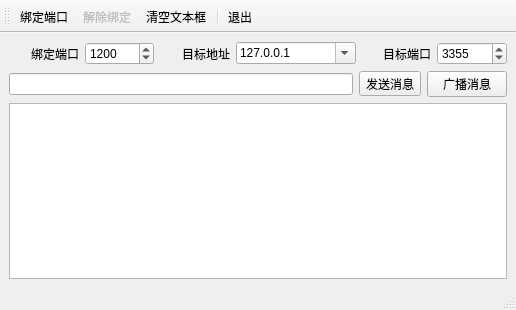
<?xml version="1.0" encoding="UTF-8"?>
<ui version="4.0">
 <class>MainWindow</class>
 <widget class="QMainWindow" name="MainWindow">
  <property name="geometry">
   <rect>
    <x>0</x>
    <y>0</y>
    <width>516</width>
    <height>310</height>
   </rect>
  </property>
  <property name="windowTitle">
   <string>MainWindow</string>
  </property>
  <widget class="QWidget" name="centralwidget">
   <layout class="QGridLayout" name="gridLayout">
    <item row="0" column="0">
     <layout class="QHBoxLayout" name="horizontalLayout">
      <item>
       <widget class="QLabel" name="label">
        <property name="text">
         <string>绑定端口</string>
        </property>
        <property name="alignment">
         <set>Qt::AlignRight|Qt::AlignTrailing|Qt::AlignVCenter</set>
        </property>
       </widget>
      </item>
      <item>
       <widget class="QSpinBox" name="spinBindPort">
        <property name="minimum">
         <number>1</number>
        </property>
        <property name="maximum">
         <number>65535</number>
        </property>
        <property name="value">
         <number>1200</number>
        </property>
       </widget>
      </item>
      <item>
       <widget class="QLabel" name="label_3">
        <property name="text">
         <string>目标地址</string>
        </property>
        <property name="alignment">
         <set>Qt::AlignRight|Qt::AlignTrailing|Qt::AlignVCenter</set>
        </property>
       </widget>
      </item>
      <item>
       <widget class="QComboBox" name="comboTargetIP">
        <property name="minimumSize">
         <size>
          <width>120</width>
          <height>0</height>
         </size>
        </property>
        <property name="editable">
         <bool>true</bool>
        </property>
        <property name="duplicatesEnabled">
         <bool>false</bool>
        </property>
        <item>
         <property name="text">
          <string>127.0.0.1</string>
         </property>
        </item>
       </widget>
      </item>
      <item>
       <widget class="QLabel" name="label_4">
        <property name="text">
         <string>目标端口</string>
        </property>
        <property name="alignment">
         <set>Qt::AlignRight|Qt::AlignTrailing|Qt::AlignVCenter</set>
        </property>
       </widget>
      </item>
      <item>
       <widget class="QSpinBox" name="spinTargetPort">
        <property name="minimum">
         <number>1</number>
        </property>
        <property name="maximum">
         <number>65535</number>
        </property>
        <property name="value">
         <number>3355</number>
        </property>
       </widget>
      </item>
     </layout>
    </item>
    <item row="1" column="0">
     <layout class="QHBoxLayout" name="horizontalLayout_2">
      <item>
       <widget class="QLineEdit" name="editMsg"/>
      </item>
      <item>
       <widget class="QToolButton" name="btnSend">
        <property name="text">
         <string>发送消息</string>
        </property>
       </widget>
      </item>
      <item>
       <widget class="QPushButton" name="btnBroadcast">
        <property name="text">
         <string>广播消息</string>
        </property>
       </widget>
      </item>
     </layout>
    </item>
    <item row="2" column="0">
     <widget class="QPlainTextEdit" name="plainTextEdit"/>
    </item>
   </layout>
  </widget>
  <widget class="QStatusBar" name="statusbar"/>
  <widget class="QToolBar" name="toolBar">
   <property name="windowTitle">
    <string>toolBar</string>
   </property>
   <property name="toolButtonStyle">
    <enum>Qt::ToolButtonTextUnderIcon</enum>
   </property>
   <attribute name="toolBarArea">
    <enum>TopToolBarArea</enum>
   </attribute>
   <attribute name="toolBarBreak">
    <bool>false</bool>
   </attribute>
   <addaction name="actStart"/>
   <addaction name="actStop"/>
   <addaction name="actClear"/>
   <addaction name="separator"/>
   <addaction name="actQuit"/>
  </widget>
  <action name="actStart">
   <property name="icon">
    <iconset resource="res.qrc">
     <normaloff>:/images/images/620.bmp</normaloff>:/images/images/620.bmp</iconset>
   </property>
   <property name="text">
    <string>绑定端口</string>
   </property>
   <property name="toolTip">
    <string>绑定UDP监听端口</string>
   </property>
  </action>
  <action name="actStop">
   <property name="enabled">
    <bool>false</bool>
   </property>
   <property name="icon">
    <iconset resource="res.qrc">
     <normaloff>:/images/images/624.bmp</normaloff>:/images/images/624.bmp</iconset>
   </property>
   <property name="text">
    <string>解除绑定</string>
   </property>
   <property name="toolTip">
    <string>解除绑定</string>
   </property>
  </action>
  <action name="actQuit">
   <property name="icon">
    <iconset resource="res.qrc">
     <normaloff>:/images/images/132.bmp</normaloff>:/images/images/132.bmp</iconset>
   </property>
   <property name="text">
    <string>退出</string>
   </property>
   <property name="toolTip">
    <string>退出本程序</string>
   </property>
  </action>
  <action name="actClear">
   <property name="icon">
    <iconset resource="res.qrc">
     <normaloff>:/images/images/212.bmp</normaloff>:/images/images/212.bmp</iconset>
   </property>
   <property name="text">
    <string>清空文本框</string>
   </property>
   <property name="toolTip">
    <string>清空文本框</string>
   </property>
  </action>
  <action name="actHostInfo">
   <property name="icon">
    <iconset resource="res.qrc">
     <normaloff>:/images/images/110.JPG</normaloff>:/images/images/110.JPG</iconset>
   </property>
   <property name="text">
    <string>本机地址</string>
   </property>
   <property name="toolTip">
    <string>获取本机地址</string>
   </property>
  </action>
 </widget>
 <resources>
  <include location="res.qrc"/>
 </resources>
 <connections>
  <connection>
   <sender>actQuit</sender>
   <signal>triggered()</signal>
   <receiver>MainWindow</receiver>
   <slot>close()</slot>
   <hints>
    <hint type="sourcelabel">
     <x>-1</x>
     <y>-1</y>
    </hint>
    <hint type="destinationlabel">
     <x>257</x>
     <y>154</y>
    </hint>
   </hints>
  </connection>
 </connections>
</ui>
